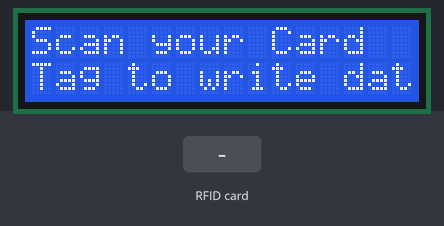
Bench run of a sketch on a simulated Arduino Uno, built with avr-gcc and run on an emulated ATmega328P. On the bench: 16×2 character LCD. The inputs (shaded band) are chosen by the test bench. What the sketch prints to the serial monitor is not drawn.

Above: at 1.3 s.
1.4 s: RFID card 5E 7A 19 C4 held to the reader
At 2.8 s:
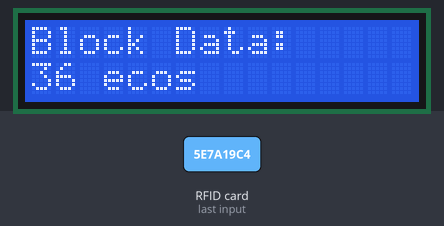
Timing chart, 0 to 4.4 s (numbered marks = the images above; inputs shaded):
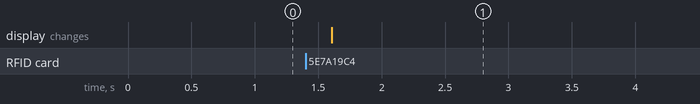

Measured:
- after the input at 1.4 s, the display: changes after 0.21 s (image 1)

The sketch:

rfidtag.ino
```cpp
#include <Wire.h>
#include <LiquidCrystal_I2C.h>
#include <SPI.h>
#include <MFRC522.h>

#define SS_PIN 10
#define RST_PIN 7

MFRC522 mfrc522(SS_PIN, RST_PIN);
MFRC522::MIFARE_Key key;

int blockNum = 2;
byte blockData [16] = {'3','6',' ','e','c','o','s', 0x00, 0x00, 0x00, 0x00};

byte bufferLen = 18;
byte readBlockData[18];

MFRC522::StatusCode status;

LiquidCrystal_I2C lcd(0x27, 16, 2);

void setup()
{
  Serial.begin(9600);
  SPI.begin();
  mfrc522.PCD_Init();
  lcd.init();
  lcd.backlight();
  lcd.setCursor(0, 0);
  lcd.print("Scan your Card");
  lcd.setCursor(0, 1);
  lcd.print("Tag to write data...");
  Serial.println("Scan NaviTransit card to write data...");
}

void loop()
{
  for (byte i = 0; i < 6; i++)
  {
    key.keyByte[i] = 0xFF;
  }
  if (!mfrc522.PICC_IsNewCardPresent())
  {
    return;
  }
  if (!mfrc522.PICC_ReadCardSerial())
  {
    return;
  }
  Serial.print("\n");
  Serial.println("**Card Detected**");
  Serial.print(F("Card UID:"));

  Serial.print("\n");
  Serial.println("Writing to Data Block...");
  WriteDataToBlock(blockNum, blockData);
  Serial.print("\n");
  Serial.println("Reading from Data Block...");
  ReadDataFromBlock(blockNum, readBlockData);
  Serial.print("\n");
  Serial.print("Data in Block:");
  Serial.print(blockNum);
  Serial.print(" --> ");
  for (int j=0 ; j<16 ; j++)
  {
    Serial.write(readBlockData[j]);
  }
  Serial.print("\n");
  lcd.clear();
  lcd.print("Block Data:");
  lcd.setCursor(0, 1);
  lcd.print((char*)readBlockData);
  delay(2000);
}
void WriteDataToBlock(int blockNum, byte blockData[])
{
  status = mfrc522.PCD_Authenticate(MFRC522::PICC_CMD_MF_AUTH_KEY_A, blockNum, &key, &(mfrc522.uid));
  if (status != MFRC522::STATUS_OK)
  {
    Serial.print("Authentication failed for Write: ");
    Serial.println(mfrc522.GetStatusCodeName(status));
    return;
  }
  else
  {
    Serial.println("Authentication success");
  }
  status = mfrc522.MIFARE_Write(blockNum, blockData, 16);
  if (status != MFRC522::STATUS_OK)
  {
    Serial.print("Writing to Block failed: ");
    Serial.println(mfrc522.GetStatusCodeName(status));
    return;
  }
  else
  {
    Serial.println("Data was written into Block successfully");
  }
}

void ReadDataFromBlock(int blockNum, byte readBlockData[])
{
  byte status = mfrc522.PCD_Authenticate(MFRC522::PICC_CMD_MF_AUTH_KEY_A, blockNum, &key, &(mfrc522.uid));
  if (status != MFRC522::STATUS_OK)
  {
    Serial.print("Authentication failed for Read: ");
    Serial.println(mfrc522.GetStatusCodeName(status));
    return;
  }
  else
  {
    Serial.println("Authentication success");
  }
  status = mfrc522.MIFARE_Read(blockNum, readBlockData, &bufferLen);
  if (status != MFRC522::STATUS_OK)
  {
    Serial.print("Reading failed: ");
    Serial.println(mfrc522.GetStatusCodeName(status));
    return;
  }
  else
  {
    Serial.println("Block was read successfully");
  }
}
```
